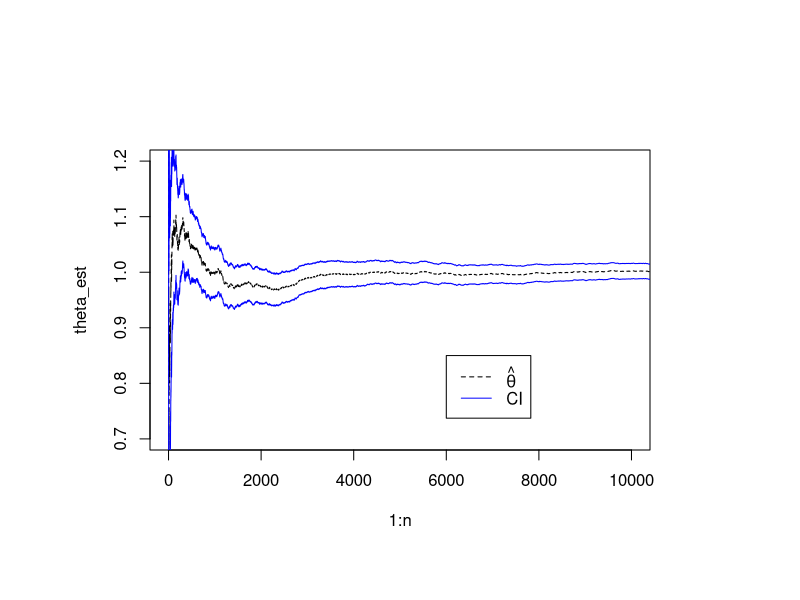
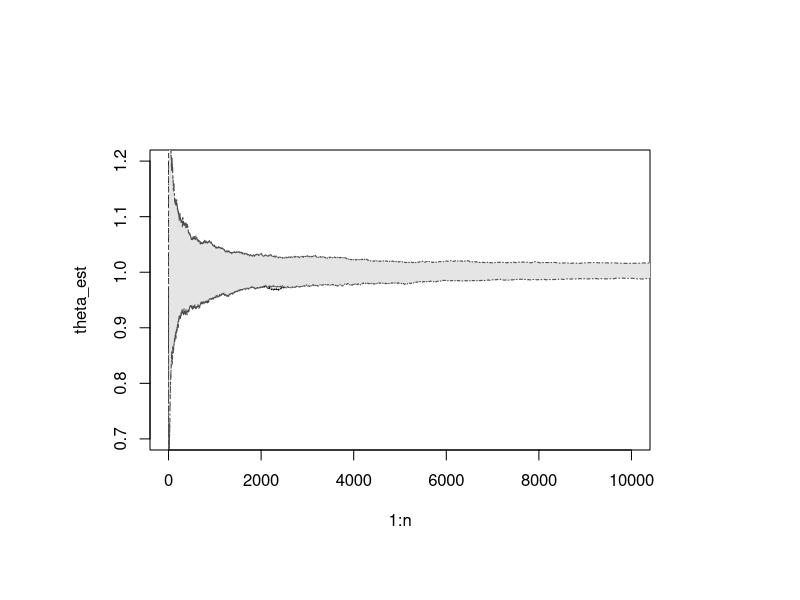

R code for these plots, in order: (Note: this script raises an error after producing the figures.)
## Monitoring Convergence 
#As a toy example, consider the simple function $h(x) = [cos(50x) + sine(50x)]^2$. Using a simple MC algorithm, we can estimate $\theta = \int_0^1 h(x)$. Let us generate $n$ samples $x_1, ..., x_n \sim Unif(0,1)$, such that $\displaystyle \theta = E[h(x)] \approx \frac{1}{n} \sum^n h(x_i)$. 


set.seed(3456)
n = 80000
x = runif(n)
h = function(x){
  v = (cos(50*x) + sin(50*x))^2
  return(v)
}

#thetaHat = mean(h(x)) # theta hat

theta_est = cumsum(h(x))/1:n ## cumulative mean

se = sqrt( cumsum((h(x) - theta_est)^2 ) / 1:n ) / sqrt(1:n)



## Monitoring Convergence 
par(pin = c(5,3))
plot(x = 1:n, y = theta_est, type = "l", lty=2, ylim = c(0.7, 1.2), xlim = c(0, 10000))
lines(x = 1:n, y = theta_est - 1.96*se, col = "blue")
lines(x = 1:n, y = theta_est + 1.96*se, col = "blue")
legend(x = 6000, y = 0.85, legend = c(expression(hat(theta)), "CI"), 
       border = "white", col = c("black", "blue"), lty = c(2, 1))






## While running, monitor your computer's resource manager


## parallel monte carlo samples
M = 200L
X = matrix(data = runif(n*M), nrow = n, ncol = M)
h_samples = h(X)
thetaEstimates = apply(X = h_samples, MARGIN = 2, FUN = function(v){ cumsum(v)/1:n } )

parallelCI = t(apply(X = thetaEstimates, MARGIN = 1, FUN = quantile, c(0.025, 0.50, 0.975)))

summary(parallelCI)

integrate(f = h, lower = 0, upper = 1) ## comparison


par(pin = c(5,3))
plot(x = 1:n, y = theta_est, type = "l", lty=2, ylim = c(0.7, 1.2), xlim = c(0, 10000))
polygon(x = c(1:n, rev(1:n)), y = c(parallelCI[,1], rev(parallelCI[,3])), lty = 4, border = "gray30", col = "gray90")
lines(x = 1:n, y = cumsum(h(z))/1:n, col = "red", lty = 3)

legend(x = 30000, y = 0.85, 
       legend = c(expression(hat(theta)), "CI", "New Experiment"), 
       border = "white", col = c("black", "blue", "red"), lty = c(2, 1, 3))




## An approximate but cheaper version of this basic Monte Carlo estimate of the variability is to bootstrap the originally obtained samples and from there estimate a 95% confidence band.
## bootstrap
M = 200L
ind = sample(x = 1:n, size = n*M, replace = TRUE) ## sample indices
boot_samples = matrix(data = h(x[ind]), nrow = n, ncol = M) ## matrix of samples
boot_est = apply(X = boot_samples, MARGIN = 2, FUN = cumsum) / 1:n ## matrix

bootCI = t(apply(X = boot_est, MARGIN = 1, FUN = quantile, c(0.025, 0.50, 0.975)))
summary(bootCI)




par(pin = c(5,3))
plot(x = 1:n, y = theta_est, type = "l", lty=2, ylim = c(0.7, 1.2), xlim = c(0, 10000))
polygon(x = c(1:n, rev(1:n)), y = c(bootCI[,1], rev(bootCI[,3])), lty = 4, border = "gray30", col = "gray80")
lines(x = 1:n, y = cumsum(h(z))/1:n, col = "red", lty = 3)

legend(x = 30000, y = 0.85, 
       legend = c(expression(hat(theta)), "CI", "New Experiment"), 
       border = "white", col = c("black", "blue", "red"), lty = c(2, 1, 3))



## Antithetic Variables  

n = 50000
u = runif(n)

h = function(x){exp(x)}

thetaHat = mean(h(u))
thetaHat
integrate(f = h, lower = 0, upper = 1)




## Antithetic Variables 


u1 = runif(n/2)
u2 = 1 - u1
h = function(x){exp(x)}

thetaHatAV = mean(c(h(u1), h(u2)))
thetaHatAV

cor(x = h(u1), y = h(u2)) ## correlation nearly -1











## Solution to Exercise 

n = 10^6
m = n/2

h <- function(x){ x/(2^x - 1) }

y = rnorm(n)
theta_MC = mean(h(y))

w = rnorm(m)
theta_AS = sum(h(w) + h(-1 * w)) / n

print(theta_MC)
print(theta_AS)




## Solution to Exercise 
## standard errors
rho = cor(h(w),h(-w))
se.a = (1+rho)*var(h(w))/n

print(rho)
print(se.a)
